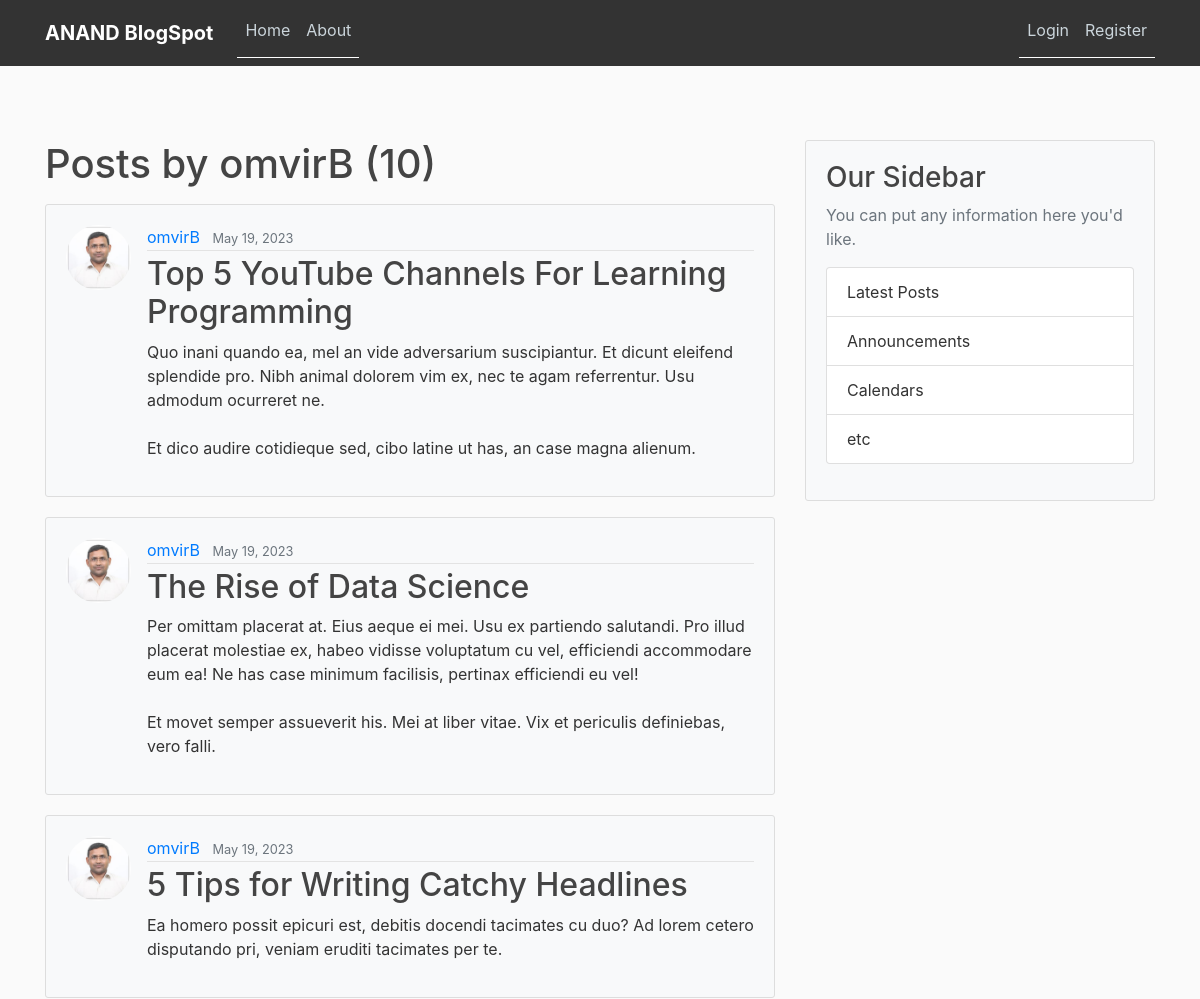
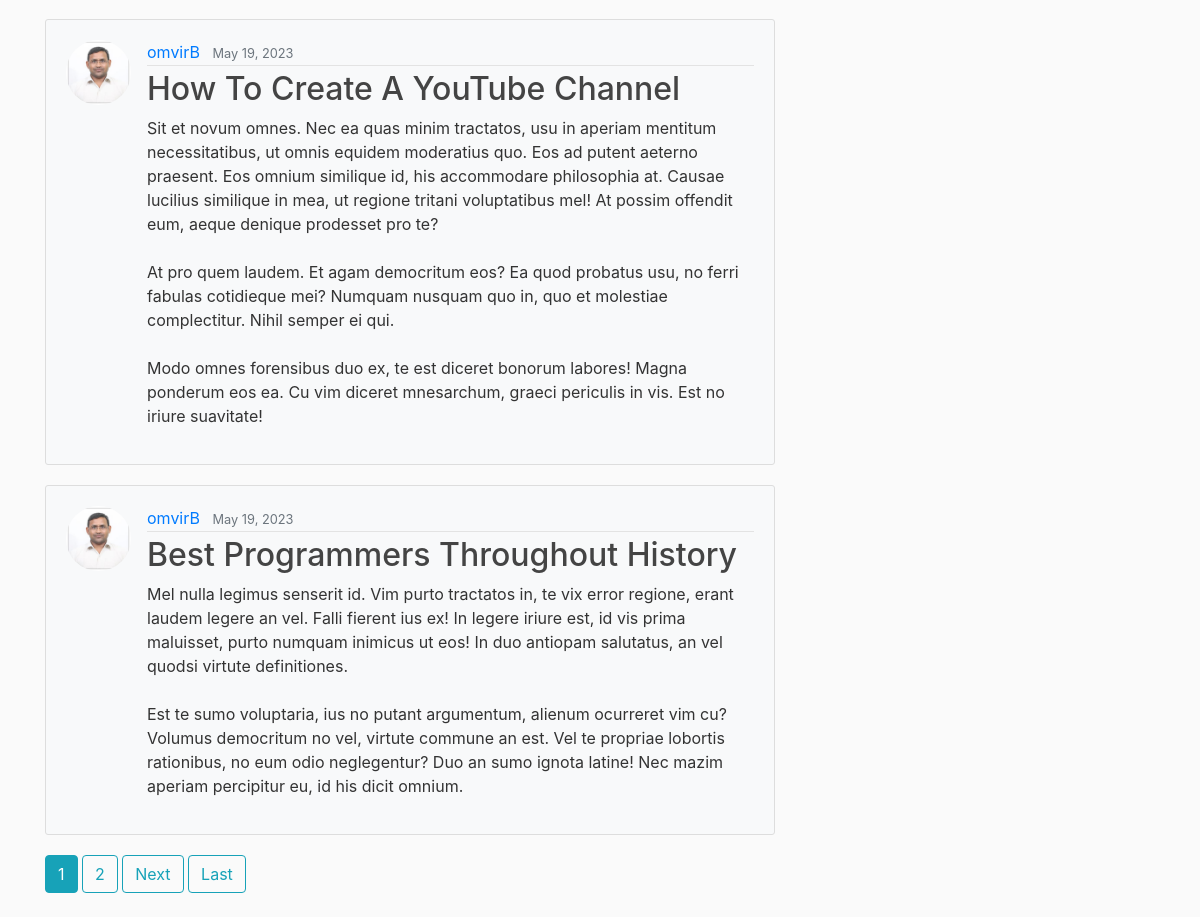
/user/omvirB, run on the app's committed database (2 pictures, top to bottom).
### blog/models.py (models this page shows, shortened)
class Post(models.Model):
	title = models.CharField(max_length=100)
	content = models.TextField()
	date_posted = models.DateTimeField(default=timezone.now)
	author = models.ForeignKey(User, on_delete=models.CASCADE)

### users/models.py (models this page shows, shortened)
class Profile(models.Model):
	user = models.OneToOneField(User, on_delete=models.CASCADE)
	image = models.ImageField(default='default.jpg', upload_to='profile_pics')

### blog/views.py (the view)
# urls.py: path('user/<str:username>', UserPostListView.as_view(), name='user-posts'),
class UserPostListView(ListView):
	model = Post
	template_name = 'blog/user_posts.html' #<app>/<model>_<viewtype>.html
	context_object_name = 'posts'
	paginate_by = 5
	def get_queryset(self):
		user = get_object_or_404(User, username=self.kwargs.get('username'))
		return Post.objects.filter(author=user).order_by('-date_posted')

### blog/templates/blog/user_posts.html (shortened to what this page needs)
{% extends "blog/base.html" %}
{% block content %}
	<h1 class="mb-3">Posts by {{ view.kwargs.username }} ({{ page_obj.paginator.count }}) </h1>
	{% for post in posts %}
		<article class="media content-section">
			<img class="rounded-circle article-img" src="{{ post.author.profile.image.url }}">
		  <div class="media-body">
		    <div class="article-metadata">
		      <a class="mr-2" href="{% url 'user-posts' post.author.username %}">{{ post.author }}</a>
		      <small class="text-muted">{{ post.date_posted|date:"F d, Y" }}</small>
		    </div>
		    <h2><a class="article-title" href="{% url 'post-detail' post.id %}">{{ post.title }}</a></h2>
		    <p class="article-content">{{ post.content }}</p>
		  </div>
		</article>
	{% endfor %}
	{% if is_paginated %}
		{% for num in page_obj.paginator.page_range %}
			{% if page_obj.number == num %}
				<a class="btn btn-info mb-4" href="?page={{ num }}"> {{ num }} </a>
			{% elif num > page_obj.number|add:'-3' and num < page_obj.number|add:'3' %}
				<a class="btn btn-outline-info mb-4" href="?page={{ num }}"> {{ num }} </a>
			{% endif %}
		{% endfor %}
		{% if page_obj.has_next %}
			<a class="btn btn-outline-info mb-4" href="?page={{ page_obj.next_page_number }}">Next</a>
			<a class="btn btn-outline-info mb-4" href="?page={{ page_obj.paginator.num_pages }}">Last</a>
		{% endif %}
	{% endif %}
{% endblock content %}

### blog/static/blog/main.css (style rules this page uses)
body { background: #fafafa; color: #333333; margin-top: 5rem; }
h1, h2, h3, h4, h5, h6 { color: #444444; }
.content-section { background: #ffffff; padding: 10px 20px; border: 1px solid #dddddd; border-radius: 3px; margin-bottom: 20px; }
.article-title { color: #444444; }
.article-content { white-space: pre-line; }
.article-img { height: 65px; width: 65px; margin-right: 16px; }
.article-metadata { padding-bottom: 1px; margin-bottom: 4px; border-bottom: 1px solid #e3e3e3 }

### blog/templates/blog/base.html (style rules this page uses)
body { padding-top: 60px; }
.content-section { background-color: #f8f9fa; padding: 20px; margin-bottom: 20px; }

### data on the page
Post: author.profile.image (picture), author "omvirB", date_posted "May 19, 2023", title "Top 5 YouTube Channels For Learning Programming", content "Quo inani quando ea, mel an vide adversarium suscipiantur. Et dicunt eleifend splendide pro. Nibh animal dolorem vim ex, nec te agam referrentur. Usu admodum ocurreret ne. Et dico audire cotidieque sed, cibo latine ut has, an case magna alienum."
Post: author.profile.image (picture), author "omvirB", date_posted "May 19, 2023", title "The Rise of Data Science", content "Per omittam placerat at. Eius aeque ei mei. Usu ex partiendo salutandi. Pro illud placerat molestiae ex, habeo vidisse voluptatum cu vel, efficiendi accommodare eum ea! Ne has case minimum facilisis, pertinax efficiendi eu vel! Et movet semper assueverit his. Mei at liber vitae. Vix et periculis definiebas, vero falli."
Post: author.profile.image (picture), author "omvirB", date_posted "May 19, 2023", title "5 Tips for Writing Catchy Headlines", content "Ea homero possit epicuri est, debitis docendi tacimates cu duo? Ad lorem cetero disputando pri, veniam eruditi tacimates per te."
Post: author.profile.image (picture), author "omvirB", date_posted "May 19, 2023", title "How To Create A YouTube Channel", content "Sit et novum omnes. Nec ea quas minim tractatos, usu in aperiam mentitum necessitatibus, ut omnis equidem moderatius quo. Eos ad putent aeterno praesent. Eos omnium similique id, his accommodare philosophia at. Causae lucilius similique in mea, ut regione tritani voluptatibus mel! At possim offendit eum, aeque denique prodesset pro te? At pro quem laudem. Et agam democritum eos? Ea quod probatus usu, no ferri fabulas cotidieque mei? Numquam nusquam quo in, quo et molestiae complectitur. Nihil semper ei qui. Modo omnes forensibus duo ex, te est diceret bonorum labores! Magna ponderum eos ea. Cu vim diceret mnesarchum, graeci periculis in vis. Est no iriure suavitate!"
Post: author.profile.image (picture), author "omvirB", date_posted "May 19, 2023", title "Best Programmers Throughout History", content "Mel nulla legimus senserit id. Vim purto tractatos in, te vix error regione, erant laudem legere an vel. Falli fierent ius ex! In legere iriure est, id vis prima maluisset, purto numquam inimicus ut eos! In duo antiopam salutatus, an vel quodsi virtute definitiones. Est te sumo voluptaria, ius no putant argumentum, alienum ocurreret vim cu? Volumus democritum no vel, virtute commune an est. Vel te propriae lobortis rationibus, no eum odio neglegentur? Duo an sumo ignota latine! Nec mazim aperiam percipitur eu, id his dicit omnium."

### other printed values
{{ view.kwargs.username }} "omvirB"
{{ page_obj.paginator.count }} "10"
{{ num }} "1"
{{ num }} "2"
